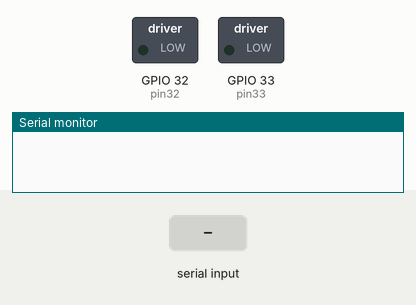
This sketch was run on a simulated ESP32. On the bench: switched loads named in the sketch (green lamp = pin HIGH), the last lines printed to the serial monitor. Inputs (shaded band) come from the test bench.

Above: at 1.2 s.
1.3 s: "1" received over Serial
At 2.2 s:
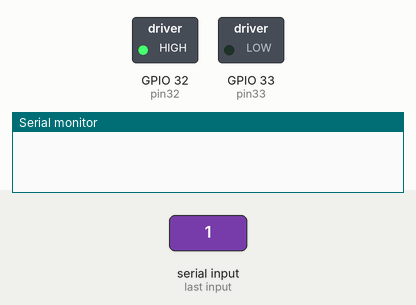
4.3 s: "2" received over Serial
At 5.7 s:
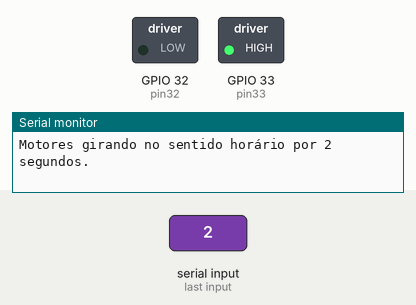
Timing chart, 0 to 7.8 s (numbered marks = the images above; inputs shaded):
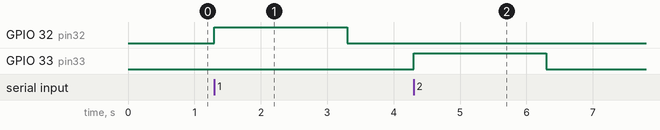

Measured:
- after the input at 1.3 s, GPIO 32 (pin32): LOW → HIGH at once, → LOW 2.0 s later
- after the input at 4.3 s, GPIO 33 (pin33): LOW → HIGH at once, → LOW 2.0 s later

The sketch:

testeCarrinho.ino
```cpp
const int pin32 = 32;  // Porta de controle para direção 1
const int pin33 = 33;  // Porta de controle para direção 2

void setup() {
    Serial.begin(115200);  // Inicializa a comunicação serial

    pinMode(pin32, OUTPUT);  // Define o pino 32 como saída
    pinMode(pin33, OUTPUT);  // Define o pino 33 como saída
}

void loop() {
    // Verifica se há dados disponíveis no terminal
    if (Serial.available() > 0) {
        char command = Serial.read();  // Lê o comando recebido

        if (command == '1') {
            // Gira os motores no sentido horário por 2 segundos
            rotateClockwise();
            Serial.println("Motores girando no sentido horário por 2 segundos.");
        } else if (command == '2') {
            // Gira os motores no sentido anti-horário por 2 segundos
            rotateCounterClockwise();
            Serial.println("Motores girando no sentido anti-horário por 2 segundos.");
        }
    }
}

// Função para girar os motores no sentido horário por 2 segundos
void rotateClockwise() {
    digitalWrite(pin32, HIGH);  // Define o pino 32 como HIGH
    digitalWrite(pin33, LOW);   // Define o pino 33 como LOW
    delay(2000);  // Aguarda 2 segundos
    stopMotors(); // Para os motores após 2 segundos
}

// Função para girar os motores no sentido anti-horário por 2 segundos
void rotateCounterClockwise() {
    digitalWrite(pin32, LOW);   // Define o pino 32 como LOW
    digitalWrite(pin33, HIGH);  // Define o pi  no 33 como HIGH
    delay(2000);  // Aguarda 2 segundos
    stopMotors(); // Para os motores após 2 segundos
}

// Função para parar os motores
void stopMotors() {
    digitalWrite(pin32, LOW);   // Define o pino 32 como LOW
    digitalWrite(pin33, LOW);   // Define o pino 33 como LOW
}
```
